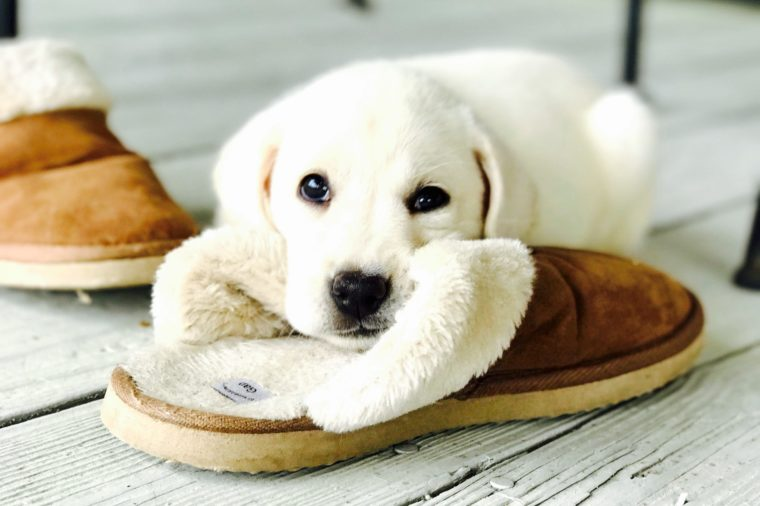
#> input picture pupper.jpg, 760 x 506 px
$ python 10_make_border.py
#> lines starting #> are read from the running program, lines starting #| are printed output that depends on the picture
import cv2
import numpy as np
from matplotlib import pyplot as plt

BLUE = [255, 0, 0]

img = cv2.imread('pupper.jpg')
#> img is the input picture: shape (506, 760, 3); mean B, G, R 165.9, 185.3, 190

# create border types
# src, top, bottom, left, right, borderType, value
replicate = cv2.copyMakeBorder(img, 10, 10, 10, 10, cv2.BORDER_REPLICATE)
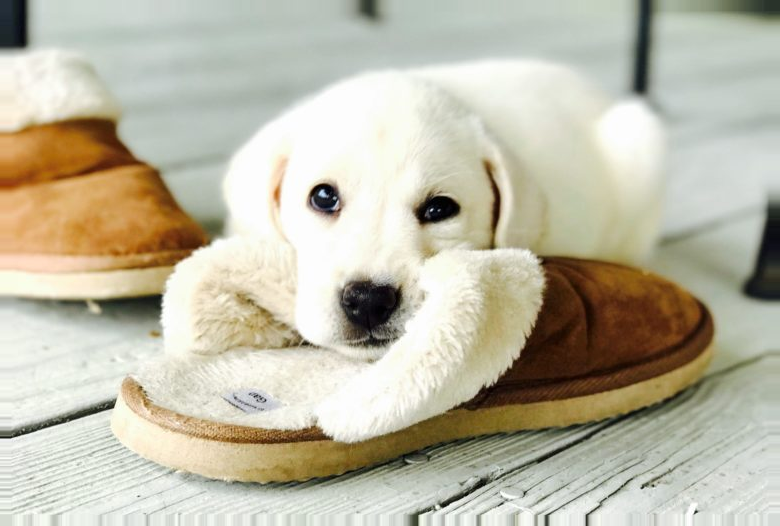
#> replicate: shape (526, 780, 3); mean B, G, R 166.9, 185.8, 190
reflect = cv2.copyMakeBorder(img, 10, 10, 10, 10, cv2.BORDER_REFLECT)
reflect101 = cv2.copyMakeBorder(img, 10, 10, 10, 10, cv2.BORDER_REFLECT_101)
wrap = cv2.copyMakeBorder(img, 10, 10, 10, 10, cv2.BORDER_WRAP)
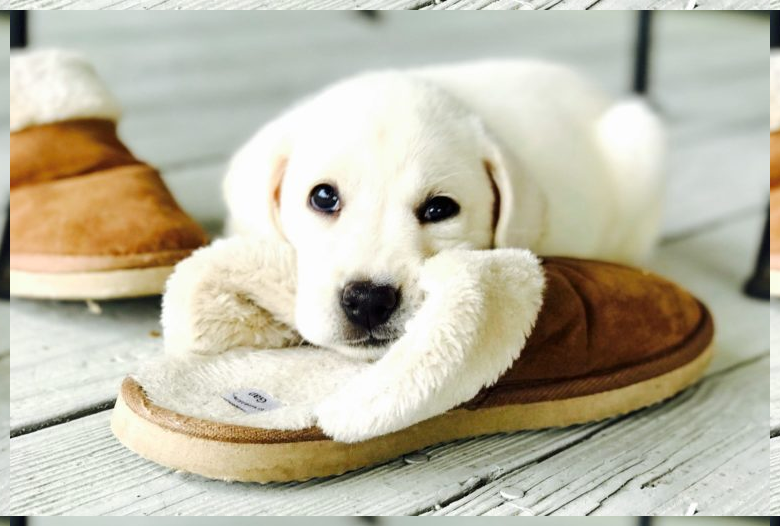
#> wrap: shape (526, 780, 3); mean B, G, R 167, 185.9, 190.1
constant = cv2.copyMakeBorder(img, 10, 10, 10, 10, cv2.BORDER_CONSTANT, value=BLUE)
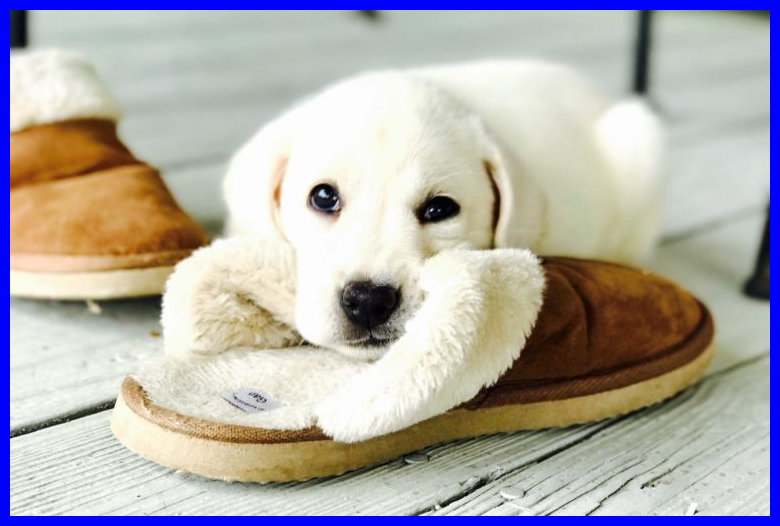
#> constant: shape (526, 780, 3); mean B, G, R 171.5, 173.7, 178

# original
plt.subplot(231)
plt.imshow(img, 'gray')
plt.title('ORIGINAL')

plt.subplot(232)
plt.imshow(replicate, 'gray')
plt.title('REPLICATE')

plt.subplot(233), plt.imshow(reflect, 'gray'), plt.title('REFLECT')
plt.subplot(234), plt.imshow(reflect101, 'gray'), plt.title('REFLECT_101')
plt.subplot(235), plt.imshow(wrap, 'gray'), plt.title('WRAP')
plt.subplot(236), plt.imshow(constant, 'gray'), plt.title('CONSTANT')

plt.show()
#> figure, not shown here; B, G, R data is drawn as R, G, B
